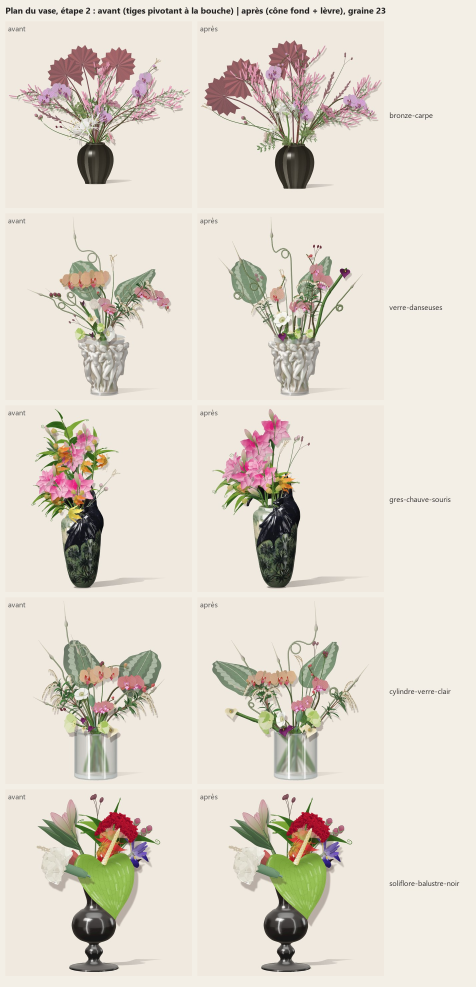
#> input picture vases5/plan-vase/planche-etape2_s23.jpg, 1428 x 2960 px, given in place of ref.jpg, which was not available (shown at 1/3 size)
$ python snap.py ../vases5/plan-vase/planche-etape2_s23.jpg ../vases5/plan-vase/planche-etape3-vases.jpg   (older library calls are emulated)
#> lines starting #> are read from the running program, lines starting #| are printed output that depends on the picture; pictures that were not available may be replaced by others from this repository, and a replacement may not be noted
### verre/trace.py
# Tracing of the glass vase with dancing figures, in pixels of the reference photograph (1200 x 1435).
# Only numbers live here: the photograph itself never enters the repository.
#   part(fig, name, layer, amp, pts, grp)  a form of the relief; parts of one figure sharing a group are joined softly,
#                                          groups overlap crisply by layer (higher in front); amp is the relief height in px
#   line(fig, name, pts, w, d, on)         a groove (d > 0) or a ridge (d < 0) along a polyline, width w, on a part's group
#   bump(fig, x, y, rx, ry, a, amp, on)    an elliptical swelling (breast, knee, cheek) on a group
from trace_base import PARTS, LINES, BUMPS, part, tube, blob, line, bump, smooth


# ---------------------------------------------------------------- figure A: front left, hand on the breast, head bowed
part('A', 'cheveux', 30, 18, [(268, 300), (266, 262), (280, 230), (306, 210), (345, 203), (388, 207), (414, 222), (424, 250),
                              (418, 290), (410, 330), (404, 362), (392, 382), (372, 392), (334, 390), (300, 384), (278, 366),
                              (268, 334)])
blob('A', 'visage', 32, 355, 318, 47, 62, -12, k=.55)
tube('A', 'cou', 31, [(356, 368, 22), (354, 410, 27)], grp='corps', k=.5)
part('A', 'torse', 31, 34, [(248, 410), (266, 392), (300, 384), (334, 380), (392, 380), (438, 376), (476, 380), (498, 400), (492, 438),
                            (477, 470), (475, 510), (477, 550), (483, 595), (486, 640), (492, 690), (500, 726), (470, 742),
                            (434, 728), (396, 738), (346, 732), (318, 704), (320, 666), (330, 638), (330, 600), (312, 560),
                            (300, 520), (288, 470), (268, 432)], grp='corps')
tube('A', 'jambe_g', 31, [(358, 712, 58), (398, 800, 60), (432, 880, 52), (452, 950, 42), (436, 1020, 36), (414, 1072, 31),
                          (400, 1112, 30), (404, 1168, 26), (414, 1228, 19), (422, 1262, 10)], grp='corps', k=.6)
tube('A', 'jambe_d', 30, [(476, 728, 40), (500, 800, 42), (512, 880, 41), (507, 955, 37), (488, 1040, 34), (470, 1120, 32),
                          (464, 1182, 26), (468, 1250, 17)], k=.6)
tube('A', 'bras', 34, [(278, 410, 27), (270, 470, 23), (258, 530, 21), (242, 592, 19)], grp='bras', k=.62)
tube('A', 'avant_bras', 34, [(236, 606, 21), (262, 588, 20), (298, 560, 18)], grp='bras', k=.62)
tube('A', 'main', 35, [(300, 552, 17), (328, 536, 24), (358, 528, 25), (386, 524, 18)], grp='main', k=.32)
# face: sockets, brows, nose, mouth, chin, cheeks
bump('A', 333, 303, 16, 8, -8, -6, 'visage'); bump('A', 386, 293, 14, 7, -15, -6, 'visage')
bump('A', 330, 290, 18, 6, -8, 2.5, 'visage'); bump('A', 384, 281, 16, 6, -15, 2.5, 'visage')
line('A', 'nez', [(368, 290), (366, 312), (365, 333)], 9, -5, 'visage'); bump('A', 366, 334, 8, 6, 0, 4, 'visage')
line('A', 'bouche', [(349, 351), (361, 353), (375, 349)], 4, 3, 'visage'); bump('A', 362, 357, 10, 4, 0, 2, 'visage')
bump('A', 371, 369, 13, 9, -10, 3, 'visage'); bump('A', 327, 330, 18, 16, 0, 3, 'visage'); bump('A', 394, 322, 12, 16, 0, 2.5, 'visage')
# hair: strands from the crown
for pts in [[(300, 214), (284, 240), (276, 280), (278, 330)], [(330, 207), (306, 226), (292, 262)], [(360, 205), (390, 216), (412, 242)],
            [(390, 210), (416, 240), (420, 290), (412, 340)], [(316, 216), (330, 238), (350, 246)], [(286, 300), (290, 340), (300, 376)],
            [(404, 300), (402, 340), (392, 372)], [(345, 212), (372, 230), (392, 250)]]:
    line('A', 'meche', pts, 5, 3.5, 'cheveux')
# body: breasts with their undersides, collarbones, navel, groin, crossing legs, knees
bump('A', 325, 468, 30, 28, 0, 15, 'corps'); line('A', 'sein_g', [(300, 492), (322, 503), (346, 506)], 7, 5, 'corps')
bump('A', 420, 484, 32, 30, 0, 16, 'corps'); line('A', 'sein_d', [(396, 508), (418, 518), (440, 514), (452, 502)], 7, 5, 'corps')
line('A', 'sternum', [(358, 440), (358, 470), (360, 498)], 10, 2, 'corps')
line('A', 'clavicule_g', [(330, 410), (300, 410), (274, 414)], 6, -2.5, 'corps')
line('A', 'clavicule_d', [(392, 408), (420, 402), (452, 400)], 6, -2.5, 'corps')
bump('A', 400, 610, 60, 62, 0, 10, 'corps'); bump('A', 393, 622, 4, 5, 0, -5, 'corps')
line('A', 'aine_g', [(345, 700), (390, 712), (434, 722)], 8, 5, 'corps')
line('A', 'aine_d', [(490, 704), (462, 714), (438, 723)], 8, 5, 'corps')
bump('A', 462, 962, 24, 22, 0, 6, 'corps')
bump('A', 500, 958, 20, 24, 0, 6, 'jambe_d')
line('A', 'cheville', [(372, 1100), (380, 1124), (394, 1140)], 6, 3, 'corps')
line('A', 'doigts', [(318, 514), (350, 507), (384, 512)], 3, 3, 'main'); line('A', 'doigts2', [(314, 528), (350, 524), (388, 527)], 3, 3, 'main')
line('A', 'doigts3', [(312, 542), (348, 541), (386, 543)], 3, 3, 'main')

# ---------------------------------------------------------------- edge figures, seen from the side
part('L', 'tete', 20, 20, [(208, 208), (165, 210), (130, 222), (108, 246), (99, 276), (96, 300), (104, 310), (112, 324),
                          (120, 338), (142, 348), (168, 352), (198, 344), (218, 318), (226, 280), (224, 240)], grp='cheveux')
blob('L', 'visage', 21, 120, 296, 24, 42, -8, k=.5)
tube('L', 'epaule', 21, [(204, 362, 42), (186, 419, 31), (192, 475, 28), (200, 540, 27), (206, 610, 26), (212, 680, 24), (216, 740, 20)], k=.6)
tube('L', 'jambe2', 18, [(330, 800, 20), (345, 870, 28), (360, 950, 31), (370, 1030, 28), (373, 1100, 22), (368, 1160, 15)], k=.6)
tube('L', 'corps', 19, [(220, 540, 30), (232, 600, 38), (250, 680, 48), (266, 760, 52), (272, 830, 45), (290, 920, 38),
                        (320, 990, 34), (345, 1060, 28), (356, 1140, 24), (358, 1210, 16)], k=.6)
part('R', 'tete', 60, 20, [(1000, 212), (1040, 208), (1072, 216), (1094, 238), (1100, 264), (1098, 298), (1090, 318), (1082, 332),
                           (1062, 352), (1036, 356), (1012, 340), (998, 300), (994, 250)], grp='cheveux')
blob('R', 'visage', 61, 1082, 292, 20, 40, 5, k=.5)
tube('R', 'corps', 59, [(1046, 372, 40), (1040, 442, 36), (1012, 520, 28), (994, 600, 26), (990, 680, 22), (986, 760, 20),
                        (972, 830, 22), (948, 880, 18), (922, 960, 26), (902, 1040, 24), (886, 1110, 17)], k=.6)
tube('R', 'jambes', 58, [(990, 790, 26), (975, 870, 30), (958, 950, 30), (940, 1030, 27), (925, 1110, 22), (915, 1170, 16)], k=.6)

# visible patches of the stippled ground (seeds for the segmentation): x, y, radius
GROUND = [(490, 520, 8), (300, 615, 8), (318, 880, 10), (548, 760, 6), (548, 1120, 18), (560, 1000, 10), (686, 1120, 12),
          (690, 900, 8), (812, 470, 8), (230, 450, 6), (760, 1180, 10), (600, 650, 8), (440, 250, 6), (760, 330, 6)]
import trace_bc  # noqa: E402,F401  (figures B and C)

### verre/trace_bc.py
# Figures B and C, as sculpted forms (pixels of the reference photograph), loaded by trace.py.
from trace_base import part, tube, blob, line, bump

# ---------------------------------------------------------------- figure B: centre, head bowed to the left, right arm folded, left knee raised
part('B', 'cheveux', 40, 16, [(485, 348), (484, 294), (497, 244), (522, 215), (564, 202), (606, 202), (639, 211), (680, 225),
                              (720, 245), (752, 270), (752, 300), (720, 315), (680, 318), (650, 330), (640, 360), (625, 380),
                              (590, 392), (550, 390), (515, 375)])
blob('B', 'visage', 42, 576, 312, 50, 62, -35, k=.55)
part('B', 'torse', 41, 36, [(610, 385), (660, 368), (710, 364), (752, 370), (780, 392), (790, 440), (792, 485), (802, 530),
                            (814, 580), (816, 630), (804, 680), (776, 714), (735, 730), (690, 735), (650, 722), (625, 690),
                            (610, 640), (570, 600), (540, 545), (536, 485), (556, 432), (590, 400)], grp='corps')
part('B', 'epaule_g', 41, 26, [(620, 330), (690, 320), (740, 330), (770, 370), (760, 410), (700, 420), (640, 410), (615, 380)],
     grp='corps')
tube('B', 'jambe_appui', 41, [(605, 690, 46), (600, 780, 46), (590, 860, 42), (588, 940, 35), (600, 1010, 32), (612, 1080, 28),
                              (618, 1150, 22), (620, 1210, 18), (618, 1262, 13)], grp='corps', k=.6)
tube('B', 'jambe_levee', 43, [(770, 690, 44), (735, 760, 44), (690, 840, 42), (640, 920, 38), (600, 975, 34), (640, 1000, 30),
                              (690, 995, 27), (716, 965, 20)], k=.6)
tube('B', 'bras', 44, [(604, 392, 34), (548, 414, 33), (512, 470, 33), (497, 535, 31), (496, 590, 28), (504, 610, 22)], grp='bras')
tube('B', 'avant_bras', 44, [(504, 606, 24), (560, 596, 28), (610, 566, 27), (646, 530, 21)], grp='bras')
tube('B', 'main', 45, [(636, 520, 15), (664, 510, 16), (690, 500, 11)], grp='main', k=.35)
part('B', 'bras_g', 38, 18, [(800, 520), (828, 528), (850, 560), (856, 620), (852, 680), (842, 740), (826, 760), (818, 720),
                             (822, 650), (818, 590), (806, 550)])
# face of B, seen from above: sockets, nose pointing down, mouth, chin
bump('B', 553, 294, 15, 9, 30, -6, 'visage'); bump('B', 609, 308, 13, 8, 30, -6, 'visage')
line('B', 'nez', [(583, 300), (587, 320), (590, 340)], 9, -5, 'visage'); bump('B', 590, 340, 8, 6, 0, 4, 'visage')
line('B', 'bouche', [(598, 351), (610, 355), (620, 353)], 4, 3, 'visage'); bump('B', 622, 364, 12, 8, 20, 3, 'visage')
bump('B', 548, 330, 18, 18, 0, 3, 'visage')
for pts in [[(500, 330), (496, 290), (510, 250), (540, 224)], [(530, 214), (570, 222), (610, 236), (640, 262)],
            [(600, 206), (640, 222), (690, 240), (730, 262)], [(560, 206), (600, 220), (630, 246)], [(660, 230), (700, 260), (746, 286)],
            [(650, 318), (690, 306), (730, 300)], [(505, 360), (540, 380), (580, 388)], [(640, 290), (650, 320), (640, 350)]]:
    line('B', 'meche', pts, 5, 3.5, 'cheveux')
# body of B: the left breast seen side-on at the right edge, belly, navel, knee
bump('B', 752, 430, 26, 34, 0, 14, 'corps'); bump('B', 700, 520, 50, 40, 0, 8, 'corps'); bump('B', 704, 590, 4, 5, 0, -5, 'corps')
line('B', 'sein', [(724, 466), (744, 476), (766, 470)], 7, 4, 'corps')
line('B', 'flanc', [(650, 560), (700, 572), (750, 562)], 10, 3, 'corps')
bump('B', 600, 985, 26, 24, 0, 8, 'jambe_levee')
line('B', 'pli_genou', [(675, 900), (690, 940), (712, 975)], 7, 6, 'jambe_levee')

# ---------------------------------------------------------------- figure C: right of centre, right arm raised over the head
part('C', 'cheveux', 50, 16, [(860, 276), (870, 248), (900, 230), (950, 224), (995, 228), (1018, 248), (1022, 284), (1016, 320),
                              (1006, 352), (990, 372), (960, 380), (930, 372), (900, 352), (876, 320), (864, 296)])
blob('C', 'visage', 52, 972, 322, 40, 52, 15, k=.55)
tube('C', 'cou', 51, [(962, 368, 22), (958, 402, 26)], grp='corps', k=.5)
part('C', 'torse', 51, 36, [(880, 380), (940, 372), (995, 380), (1010, 410), (992, 470), (978, 530), (964, 590), (958, 640),
                            (962, 690), (950, 728), (916, 745), (880, 735), (865, 700), (860, 650), (848, 600), (844, 556),
                            (846, 500), (852, 440)], grp='corps')
tube('C', 'jambe_g', 51, [(880, 720, 48), (855, 800, 46), (815, 880, 40), (780, 960, 33), (760, 1040, 28), (740, 1120, 22),
                          (730, 1190, 15)], grp='corps', k=.6)
tube('C', 'jambe_d', 50, [(935, 720, 44), (918, 800, 42), (885, 890, 38), (860, 970, 32), (848, 1050, 27), (840, 1120, 22),
                          (830, 1170, 14)], k=.6)
tube('C', 'bras', 53, [(900, 392, 24), (870, 340, 24), (840, 290, 23), (815, 245, 22), (810, 226, 20)], grp='bras')
tube('C', 'avant_bras', 53, [(806, 226, 19), (760, 245, 17), (710, 272, 15), (665, 290, 13)], grp='bras')
bump('C', 882, 506, 30, 30, 0, 15, 'corps'); line('C', 'sein_g', [(860, 530), (885, 541), (912, 536)], 7, 5, 'corps')
bump('C', 952, 498, 28, 32, 0, 15, 'corps'); line('C', 'sein_d', [(928, 528), (952, 543), (976, 536)], 7, 5, 'corps')
line('C', 'sternum', [(918, 470), (917, 500), (918, 530)], 10, 3, 'corps')
bump('C', 910, 615, 48, 50, 0, 9, 'corps'); bump('C', 912, 597, 4, 5, 0, -5, 'corps')
line('C', 'aine_g', [(866, 700), (892, 722), (916, 740)], 8, 5, 'corps'); line('C', 'aine_d', [(962, 705), (940, 724), (918, 741)], 8, 5, 'corps')
bump('C', 984, 302, 12, 7, 20, -5, 'visage'); line('C', 'nez', [(998, 300), (1002, 318), (1001, 334)], 8, -5, 'visage')
line('C', 'bouche', [(978, 348), (988, 352), (998, 349)], 4, 3, 'visage'); bump('C', 968, 364, 11, 8, 0, 3, 'visage')
for pts in [[(870, 300), (880, 260), (910, 230), (950, 220)], [(930, 214), (975, 222), (1010, 246)], [(900, 330), (920, 300), (950, 286)],
            [(1000, 220), (1016, 260), (1014, 310)], [(880, 330), (905, 356), (940, 370)], [(960, 214), (990, 236), (1006, 270)]]:
    line('C', 'meche', pts, 5, 3.5, 'cheveux')

# ---------------------------------------------------------------- a dancer behind, between B and C (only her side and leg show)
tube('D', 'corps', 37, [(818, 540, 28), (814, 580, 33), (808, 620, 34), (798, 720, 32), (786, 820, 30), (774, 920, 27),
                        (764, 1020, 23), (756, 1110, 18)], k=.6)

### verre/trace_base.py
# Helpers and lists of the tracing (see trace.py).
import math
PARTS, LINES, BUMPS = [], [], []


def part(fig, name, layer, amp, pts, grp=None):
    PARTS.append({'fig': fig, 'name': name, 'layer': layer, 'amp': amp, 'pts': pts, 'grp': grp or name})


def tube(fig, name, layer, axis, grp=None, k=.62):
    """a limb: axis points (x, y, r[, z]) in reference pixels, round sections compressed by k"""
    PARTS.append({'fig': fig, 'name': name, 'layer': layer, 'amp': 0, 'axis': axis, 'k': k, 'grp': grp or name, 'pts': []})


def blob(fig, name, layer, cx, cy, rx, ry, a=0, grp=None, k=.62, z=0):
    """an ellipsoid (head, hair mass) seen from the front"""
    PARTS.append({'fig': fig, 'name': name, 'layer': layer, 'amp': 0, 'blob': (cx, cy, rx, ry, a, z), 'k': k,
                  'grp': grp or name, 'pts': []})


def line(fig, name, pts, w, d, on):
    LINES.append({'fig': fig, 'name': name, 'pts': pts, 'w': w, 'd': d, 'on': on})


def bump(fig, x, y, rx, ry, a, amp, on):
    BUMPS.append({'fig': fig, 'x': x, 'y': y, 'rx': rx, 'ry': ry, 'a': a, 'amp': amp, 'on': on})


# [19 lines left out: function smooth, not called in this run]

### verre/snap.py
# Edge snapping for the tracing: each point of a rough outline slides along its normal to the strongest nearby edge of the
# reference (gradient of the smoothed lightness), then the outline is smoothed again. The result is printed as numbers.
import sys, numpy as np, cv2
sys.path.insert(0, '.')
import trace as T
im = cv2.imread('out/ref.jpg').astype(np.float32) / 255
L = cv2.GaussianBlur(cv2.cvtColor(im, cv2.COLOR_BGR2GRAY), (0, 0), 1.6)
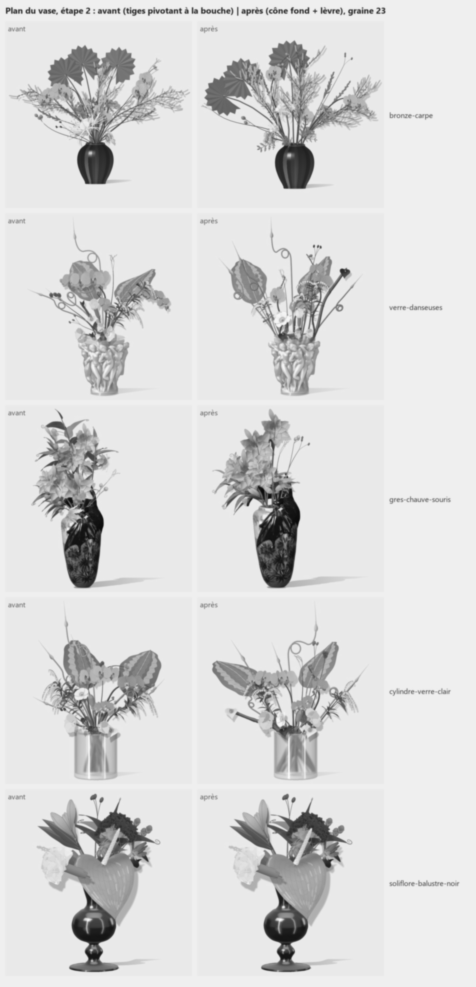
#> L: shape (2960, 1428) float32 (shown at 1/3 size); min 0.0375, max 0.986, mean 0.853
gx = cv2.Sobel(L, cv2.CV_32F, 1, 0, ksize=3); gy = cv2.Sobel(L, cv2.CV_32F, 0, 1, ksize=3)
#> after `gx = cv2.Sobel(L, cv2.CV_32F, 1, 0, ksize=3)`:
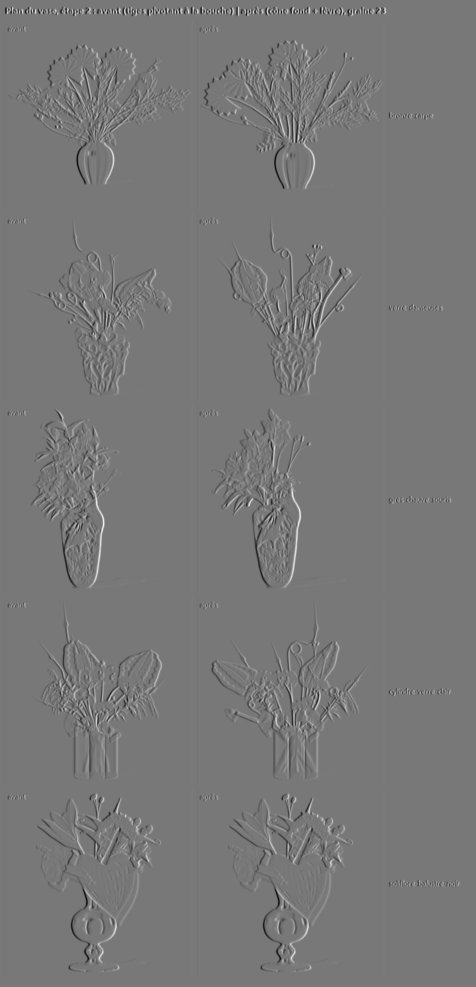
#> gx: shape (2960, 1428) float32 (shown at 1/3 size); min -1.43, max 1.6, mean -4.53e-12; drawn with min black and max white
#> after `gy = cv2.Sobel(L, cv2.CV_32F, 0, 1, ksize=3)`:
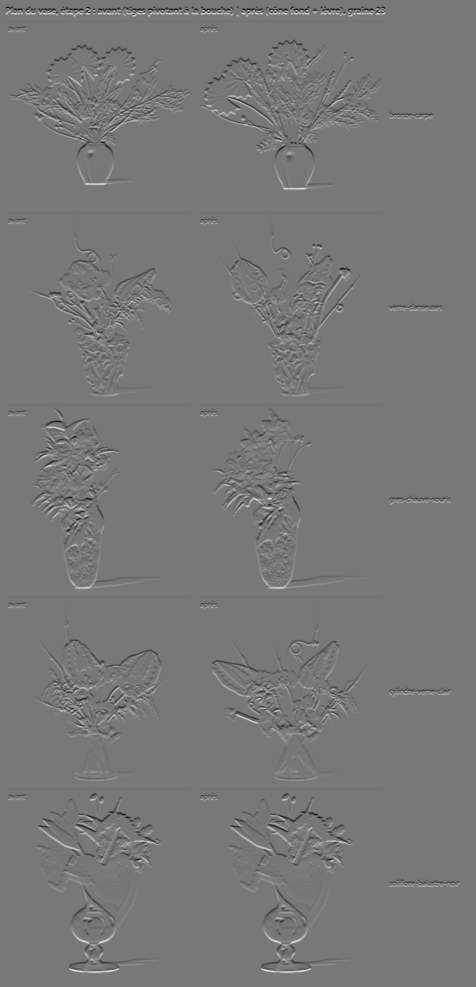
#> gy: shape (2960, 1428) float32 (shown at 1/3 size); min -1.37, max 1.53, mean 1.1e-10; drawn with min black and max white
G = np.hypot(gx, gy)
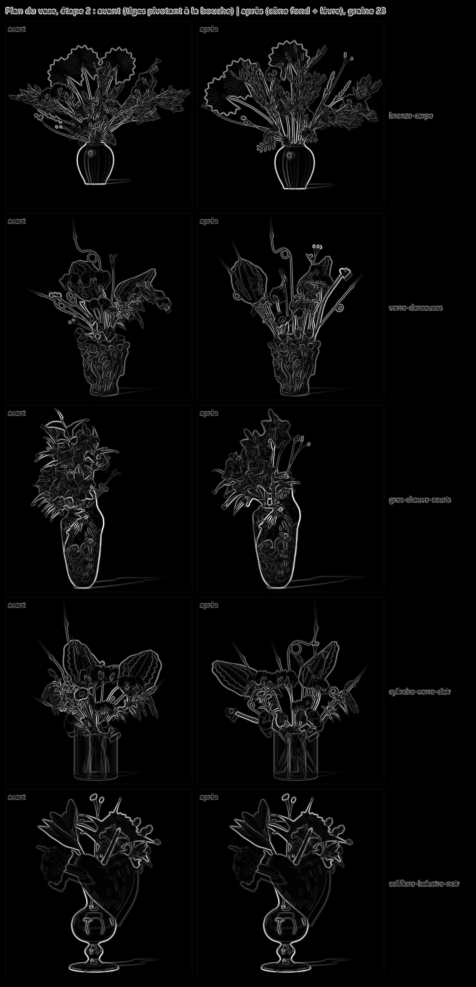
#> G: shape (2960, 1428) float32 (shown at 1/3 size); min 0, max 1.62, mean 0.0584; drawn with min black and max white


def snap(pts, R=7, spacing=9, closed=True, keep=0.35):
    P = np.array(T.smooth(pts, 12, closed))
    d = np.r_[0, np.cumsum(np.hypot(*np.diff(P, axis=0).T))]
    n = max(6, int(d[-1] / spacing))
    t = np.linspace(0, d[-1], n, endpoint=not closed)
    Q = np.c_[np.interp(t, d, P[:, 0]), np.interp(t, d, P[:, 1])]
    out = []
    for i in range(len(Q)):
        a, b = Q[i - 1] if (i or closed) else Q[i], Q[(i + 1) % len(Q)] if (i < len(Q) - 1 or closed) else Q[i]
        tx, ty = b - a; l = np.hypot(tx, ty) or 1; nx, ny = -ty / l, tx / l
        best, bs = 0.0, -1
        for s in np.arange(-R, R + .5, .5):
            x, y = Q[i, 0] + nx * s, Q[i, 1] + ny * s
            if 0 <= x < G.shape[1] - 1 and 0 <= y < G.shape[0] - 1:
                g = cv2.getRectSubPix(G, (1, 1), (float(x), float(y)))[0, 0] * (1 - keep * abs(s) / R)
                if g > bs:
                    bs, best = g, s
        out.append(Q[i] + np.array([nx, ny]) * best)
    out = np.array(out)
    # smooth the snapped offsets a little (edges are noisy)
    k = np.array([1, 2, 3, 2, 1.]) / 9
    if closed:
        out = np.c_[np.convolve(np.r_[out[-2:, 0], out[:, 0], out[:2, 0]], k, 'valid'), np.convolve(np.r_[out[-2:, 1], out[:, 1], out[:2, 1]], k, 'valid')]
    return [(round(x), round(y)) for x, y in out]


if __name__ == '__main__':
    fig, name = sys.argv[1], sys.argv[2]
    for p in T.PARTS:
        if p['fig'] == fig and p['name'] == name:
            print(snap(p['pts']))

$ run again, on vases5/plan-vase/planche-etape3-vases.jpg
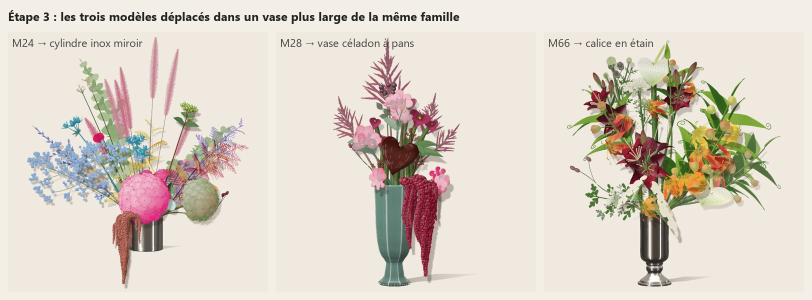
#> input picture vases5/plan-vase/planche-etape3-vases.jpg, 1624 x 600 px, given in place of ref.jpg, which was not available (shown at 1/2 size)
#> `gy = cv2.Sobel(L, cv2.CV_32F, 0, 1, ksize=3)`:
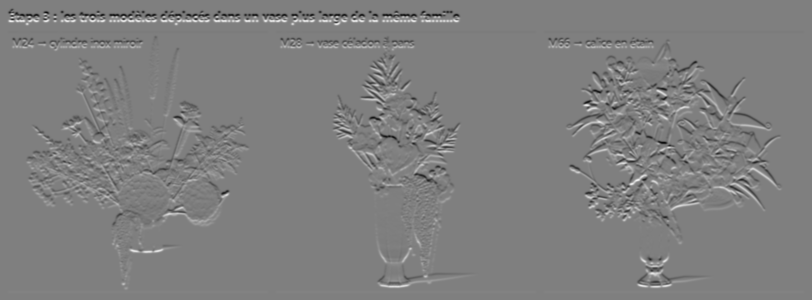
#> gy: shape (600, 1624) float32 (shown at 1/2 size); min -1.35, max 1.35, mean 3.4e-11; drawn with min black and max white
#> `G = np.hypot(gx, gy)`:
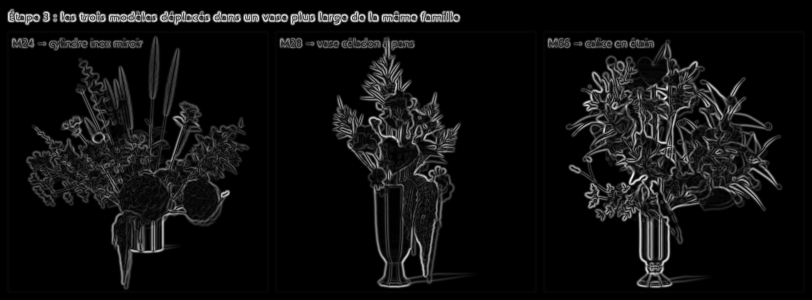
#> G: shape (600, 1624) float32 (shown at 1/2 size); min 0, max 1.46, mean 0.0877; drawn with min black and max white
